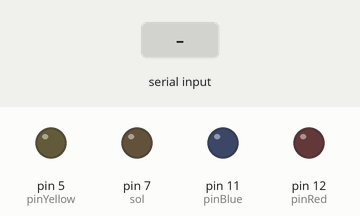
Recording of a sketch running on a simulated Arduino Uno, built with avr-gcc and run on an emulated ATmega328P. On the bench: output pins drawn as LEDs (lit = HIGH). Dashed ring = blinking. The test bench sets the inputs (shaded band).

Above: at 1.2 s.
1.3 s: "0" received over Serial
At 1.55 s:
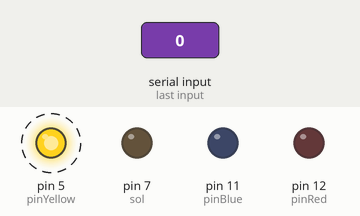
3.1 s: "1" received over Serial
At 3.6 s:
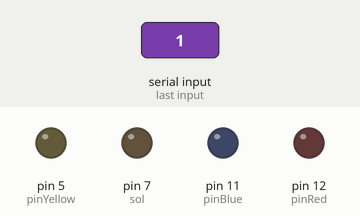
6.1 s: "4" received over Serial
At 6.65 s:
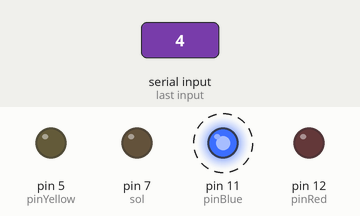
Timing chart, 0 to 14.0 s (numbered marks = the images above; inputs shaded):
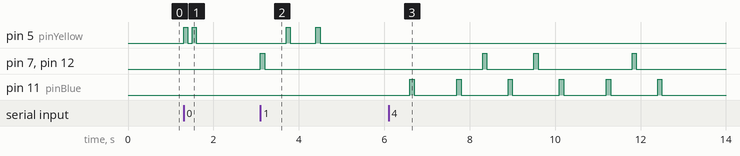

Measured:
- after the input at 1.3 s, pin 5 (pinYellow): alternates HIGH for 0.10 s and LOW for 0.10 s, 4 changes in all, then stays LOW, starting at once
- after the input at 3.1 s, pin 5 (pinYellow): alternates HIGH for 0.10 s and LOW for 0.60 s, 4 changes in all, then stays LOW, starting after 0.60 s; pin 7 (sol), pin 12 (pinRed): LOW → HIGH at once, → LOW 0.10 s later
- after the input at 6.1 s, pin 7 (sol), pin 12 (pinRed): goes HIGH 0.10 s, LOW 1.1 s, HIGH 0.10 s, LOW 2.2 s, HIGH 0.10 s, then LOW, starting after 2.2 s; pin 11 (pinBlue): alternates HIGH for 0.10 s and LOW for 1.1 s, 12 changes in all, then stays LOW, starting after 0.50 s

The sketch:

ArSprint2.ino
```cpp
#include <Wire.h>
#include <Adafruit_MotorShield.h>
#include "utility/Adafruit_MS_PWMServoDriver.h"
Adafruit_MotorShield AFMS = Adafruit_MotorShield();
Adafruit_DCMotor *Motorone = AFMS.getMotor(1);
Adafruit_DCMotor *Motortwo = AFMS.getMotor(2);

char serialData ;
int pinRed = 12; // motor
int pinYellow = 5; // solenoid
int pinBlue = 11; // paper
int sol = 7;

int serialInt;

void setup() {
  Serial.begin(9600);
  AFMS.begin();

  pinMode(pinRed, OUTPUT);
  pinMode(pinYellow, OUTPUT);
  pinMode(pinBlue,OUTPUT);
  pinMode(sol,OUTPUT);

}
void loop() {
  if(Serial.available() > 0) {
      serialInt = Serial.read();
      switch(serialInt){
        case '0': // 0 0
          moveSol();
          moveSol();
          break;

        case '1': // 1 0
          Punch();
          moveSol();
          noPunch();
          moveSol();
          break;

        case '2': // 0 1
          noPunch();
          moveSol();
          Punch();
          moveSol();
          break;

        case '3': // 1 1
          Punch();
          moveSol();
          Punch();
          moveSol();
          break;

        case '4':
          noPunch();
          movePaper();
          noPunch();
          movePaper();
          Punch();
          movePaper();

        case '5':
          Punch();
          movePaper();
          noPunch();
          movePaper();
          Punch();
          movePaper();
          break;

        case '6':
          noPunch();
          movePaper();
          Punch();
          movePaper();
          Punch();
          movePaper();
          break;

         case '7':
          Punch();
          movePaper();
          Punch();
          movePaper();
          Punch();
          movePaper();
          break;

        case '8':
          moveSol();
          moveSol();
          break;
     }
  }
}

void movePaper(){
  digitalWrite(pinBlue,HIGH);
  delay(100);
  digitalWrite(pinBlue,LOW);
  delay(500);
}

void noPunch(){
  digitalWrite(sol,LOW);
  digitalWrite(pinRed,LOW);
  delay(500);
}

void Punch(){
  digitalWrite(sol,HIGH);
  digitalWrite(pinRed,HIGH);

  delay(100);
  digitalWrite(sol,LOW);
  digitalWrite(pinRed,LOW);

  delay(500);
}

void moveSol(){
  digitalWrite(pinYellow,HIGH);
  delay(100);
  digitalWrite(pinYellow,LOW);
  delay(100);
}
```
